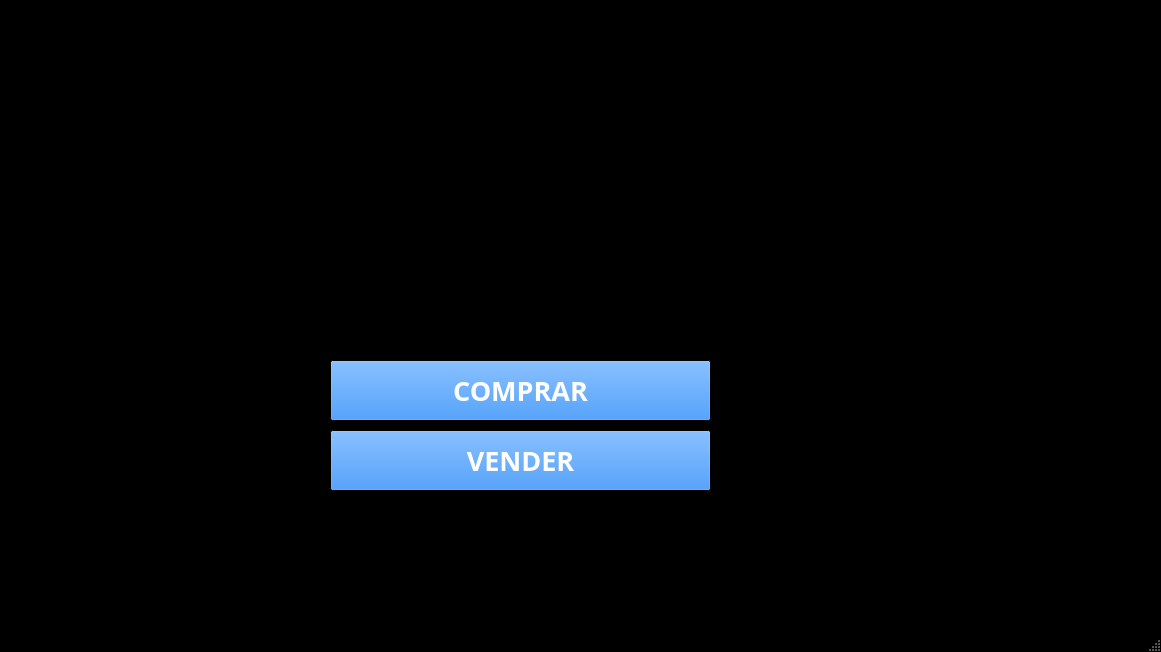
<?xml version="1.0" encoding="UTF-8"?>
<ui version="4.0">
 <class>MainWindow</class>
 <widget class="QMainWindow" name="MainWindow">
  <property name="geometry">
   <rect>
    <x>0</x>
    <y>0</y>
    <width>1161</width>
    <height>652</height>
   </rect>
  </property>
  <property name="palette">
   <palette>
    <active>
     <colorrole role="Base">
      <brush brushstyle="SolidPattern">
       <color alpha="255">
        <red>255</red>
        <green>255</green>
        <blue>255</blue>
       </color>
      </brush>
     </colorrole>
     <colorrole role="Window">
      <brush brushstyle="SolidPattern">
       <color alpha="255">
        <red>0</red>
        <green>0</green>
        <blue>0</blue>
       </color>
      </brush>
     </colorrole>
    </active>
    <inactive>
     <colorrole role="Base">
      <brush brushstyle="SolidPattern">
       <color alpha="255">
        <red>255</red>
        <green>255</green>
        <blue>255</blue>
       </color>
      </brush>
     </colorrole>
     <colorrole role="Window">
      <brush brushstyle="SolidPattern">
       <color alpha="255">
        <red>0</red>
        <green>0</green>
        <blue>0</blue>
       </color>
      </brush>
     </colorrole>
    </inactive>
    <disabled>
     <colorrole role="Base">
      <brush brushstyle="SolidPattern">
       <color alpha="255">
        <red>0</red>
        <green>0</green>
        <blue>0</blue>
       </color>
      </brush>
     </colorrole>
     <colorrole role="Window">
      <brush brushstyle="SolidPattern">
       <color alpha="255">
        <red>0</red>
        <green>0</green>
        <blue>0</blue>
       </color>
      </brush>
     </colorrole>
    </disabled>
   </palette>
  </property>
  <property name="windowTitle">
   <string>Ventana Principal</string>
  </property>
  <property name="styleSheet">
   <string notr="true"/>
  </property>
  <widget class="QWidget" name="centralwidget">
   <widget class="QPushButton" name="boton_abrir_secundaria">
    <property name="geometry">
     <rect>
      <x>330</x>
      <y>360</y>
      <width>381</width>
      <height>61</height>
     </rect>
    </property>
    <property name="palette">
     <palette>
      <active>
       <colorrole role="Button">
        <brush brushstyle="SolidPattern">
         <color alpha="255">
          <red>0</red>
          <green>116</green>
          <blue>255</blue>
         </color>
        </brush>
       </colorrole>
       <colorrole role="ButtonText">
        <brush brushstyle="SolidPattern">
         <color alpha="255">
          <red>255</red>
          <green>255</green>
          <blue>255</blue>
         </color>
        </brush>
       </colorrole>
       <colorrole role="Highlight">
        <brush brushstyle="SolidPattern">
         <color alpha="255">
          <red>0</red>
          <green>116</green>
          <blue>255</blue>
         </color>
        </brush>
       </colorrole>
      </active>
      <inactive>
       <colorrole role="Button">
        <brush brushstyle="SolidPattern">
         <color alpha="255">
          <red>0</red>
          <green>116</green>
          <blue>255</blue>
         </color>
        </brush>
       </colorrole>
       <colorrole role="ButtonText">
        <brush brushstyle="SolidPattern">
         <color alpha="255">
          <red>255</red>
          <green>255</green>
          <blue>255</blue>
         </color>
        </brush>
       </colorrole>
       <colorrole role="Highlight">
        <brush brushstyle="SolidPattern">
         <color alpha="255">
          <red>0</red>
          <green>116</green>
          <blue>255</blue>
         </color>
        </brush>
       </colorrole>
      </inactive>
      <disabled>
       <colorrole role="Button">
        <brush brushstyle="SolidPattern">
         <color alpha="255">
          <red>0</red>
          <green>116</green>
          <blue>255</blue>
         </color>
        </brush>
       </colorrole>
       <colorrole role="ButtonText">
        <brush brushstyle="SolidPattern">
         <color alpha="255">
          <red>190</red>
          <green>190</green>
          <blue>190</blue>
         </color>
        </brush>
       </colorrole>
       <colorrole role="Highlight">
        <brush brushstyle="SolidPattern">
         <color alpha="255">
          <red>145</red>
          <green>145</green>
          <blue>145</blue>
         </color>
        </brush>
       </colorrole>
      </disabled>
     </palette>
    </property>
    <property name="font">
     <font>
      <family>San Francisco Display</family>
      <pointsize>20</pointsize>
      <weight>75</weight>
      <bold>true</bold>
     </font>
    </property>
    <property name="cursor">
     <cursorShape>PointingHandCursor</cursorShape>
    </property>
    <property name="styleSheet">
     <string notr="true"/>
    </property>
    <property name="text">
     <string>COMPRAR</string>
    </property>
   </widget>
   <widget class="QPushButton" name="boton_abrir_terciaria">
    <property name="geometry">
     <rect>
      <x>330</x>
      <y>430</y>
      <width>381</width>
      <height>61</height>
     </rect>
    </property>
    <property name="palette">
     <palette>
      <active>
       <colorrole role="Button">
        <brush brushstyle="SolidPattern">
         <color alpha="255">
          <red>0</red>
          <green>116</green>
          <blue>255</blue>
         </color>
        </brush>
       </colorrole>
       <colorrole role="ButtonText">
        <brush brushstyle="SolidPattern">
         <color alpha="255">
          <red>255</red>
          <green>255</green>
          <blue>255</blue>
         </color>
        </brush>
       </colorrole>
       <colorrole role="Highlight">
        <brush brushstyle="SolidPattern">
         <color alpha="255">
          <red>0</red>
          <green>116</green>
          <blue>255</blue>
         </color>
        </brush>
       </colorrole>
      </active>
      <inactive>
       <colorrole role="Button">
        <brush brushstyle="SolidPattern">
         <color alpha="255">
          <red>0</red>
          <green>116</green>
          <blue>255</blue>
         </color>
        </brush>
       </colorrole>
       <colorrole role="ButtonText">
        <brush brushstyle="SolidPattern">
         <color alpha="255">
          <red>255</red>
          <green>255</green>
          <blue>255</blue>
         </color>
        </brush>
       </colorrole>
       <colorrole role="Highlight">
        <brush brushstyle="SolidPattern">
         <color alpha="255">
          <red>0</red>
          <green>116</green>
          <blue>255</blue>
         </color>
        </brush>
       </colorrole>
      </inactive>
      <disabled>
       <colorrole role="Button">
        <brush brushstyle="SolidPattern">
         <color alpha="255">
          <red>0</red>
          <green>116</green>
          <blue>255</blue>
         </color>
        </brush>
       </colorrole>
       <colorrole role="ButtonText">
        <brush brushstyle="SolidPattern">
         <color alpha="255">
          <red>190</red>
          <green>190</green>
          <blue>190</blue>
         </color>
        </brush>
       </colorrole>
       <colorrole role="Highlight">
        <brush brushstyle="SolidPattern">
         <color alpha="255">
          <red>145</red>
          <green>145</green>
          <blue>145</blue>
         </color>
        </brush>
       </colorrole>
      </disabled>
     </palette>
    </property>
    <property name="font">
     <font>
      <family>San Francisco Display</family>
      <pointsize>20</pointsize>
      <weight>75</weight>
      <bold>true</bold>
     </font>
    </property>
    <property name="cursor">
     <cursorShape>PointingHandCursor</cursorShape>
    </property>
    <property name="text">
     <string>VENDER</string>
    </property>
   </widget>
   <widget class="QLabel" name="label_2">
    <property name="geometry">
     <rect>
      <x>50</x>
      <y>10</y>
      <width>991</width>
      <height>331</height>
     </rect>
    </property>
    <property name="text">
     <string/>
    </property>
    <property name="pixmap">
     <pixmap>../iconos/PYMARKET2.jpg</pixmap>
    </property>
   </widget>
  </widget>
  <widget class="QStatusBar" name="statusBar"/>
 </widget>
 <resources/>
 <connections/>
</ui>
